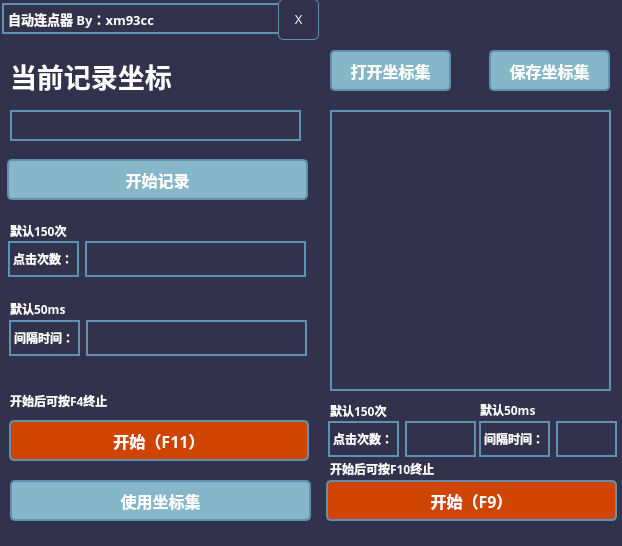
<?xml version="1.0" encoding="UTF-8"?>
<ui version="4.0">
 <class>MainWindow</class>
 <widget class="QMainWindow" name="MainWindow">
  <property name="geometry">
   <rect>
    <x>0</x>
    <y>0</y>
    <width>622</width>
    <height>546</height>
   </rect>
  </property>
  <property name="font">
   <font>
    <family>微软雅黑</family>
    <weight>75</weight>
    <bold>true</bold>
   </font>
  </property>
  <property name="windowTitle">
   <string>自动连点器</string>
  </property>
  <property name="styleSheet">
   <string notr="true">background-color: rgb(51, 50, 77);</string>
  </property>
  <widget class="QWidget" name="centralWidget">
   <widget class="QPushButton" name="recording">
    <property name="geometry">
     <rect>
      <x>7</x>
      <y>159</y>
      <width>301</width>
      <height>41</height>
     </rect>
    </property>
    <property name="font">
     <font>
      <family>微软雅黑</family>
      <pointsize>12</pointsize>
      <weight>75</weight>
      <bold>true</bold>
     </font>
    </property>
    <property name="focusPolicy">
     <enum>Qt::StrongFocus</enum>
    </property>
    <property name="styleSheet">
     <string notr="true">QPushButton#recording
{
background-color:rgb(134,183,200);
border:2px solid #5F92B2;
border-radius:5px;
color:white
}
QPushButton#recording:hover
{
background-color:rgb(0,130,150);
border:2px solid #5F92B2;
border-radius:5px;
color:white;
}
QPushButton#recording:hover:pressed
{
background-color:rgb(85,170,255); 
border:2px solid #3C80B1;
border-radius:5px;
color:white;
}
</string>
    </property>
    <property name="text">
     <string>开始记录</string>
    </property>
   </widget>
   <widget class="QLabel" name="title">
    <property name="geometry">
     <rect>
      <x>2</x>
      <y>3</y>
      <width>311</width>
      <height>31</height>
     </rect>
    </property>
    <property name="font">
     <font>
      <family>微软雅黑</family>
      <pointsize>10</pointsize>
      <weight>75</weight>
      <bold>true</bold>
     </font>
    </property>
    <property name="tabletTracking">
     <bool>false</bool>
    </property>
    <property name="autoFillBackground">
     <bool>false</bool>
    </property>
    <property name="styleSheet">
     <string notr="true">border:2px solid #5F92B2;
color: rgb(255, 255, 255);</string>
    </property>
    <property name="text">
     <string>自动连点器 By：xm93cc</string>
    </property>
    <property name="textFormat">
     <enum>Qt::AutoText</enum>
    </property>
   </widget>
   <widget class="QPushButton" name="exit">
    <property name="geometry">
     <rect>
      <x>278</x>
      <y>-1</y>
      <width>41</width>
      <height>41</height>
     </rect>
    </property>
    <property name="styleSheet">
     <string notr="true">
QPushButton#exit
{
border-image: url(:/res/timg.png);
border:1px solid #5F92B2;
border-radius:5px;
color:white
}
QPushButton#exit:hover
{
border-image: url(:/res/red.png);
color: rgb(170, 0, 0);
border:1px solid #5F92B2;
border-radius:5px;
color:white;
}
QPushButton#exit:hover:pressed
{
border-image: url(:/res/timg.png);
border:1px solid #3C80B1;
border-radius:5px;
color:white;
}
</string>
    </property>
    <property name="text">
     <string>X</string>
    </property>
   </widget>
   <widget class="QLabel" name="textinfo">
    <property name="geometry">
     <rect>
      <x>10</x>
      <y>50</y>
      <width>291</width>
      <height>51</height>
     </rect>
    </property>
    <property name="font">
     <font>
      <family>微软雅黑</family>
      <pointsize>20</pointsize>
      <weight>75</weight>
      <bold>true</bold>
     </font>
    </property>
    <property name="styleSheet">
     <string notr="true">color: rgb(255, 255, 255);</string>
    </property>
    <property name="text">
     <string>当前记录坐标</string>
    </property>
   </widget>
   <widget class="QPushButton" name="execPoint">
    <property name="geometry">
     <rect>
      <x>9</x>
      <y>420</y>
      <width>300</width>
      <height>41</height>
     </rect>
    </property>
    <property name="font">
     <font>
      <family>微软雅黑</family>
      <pointsize>12</pointsize>
      <weight>75</weight>
      <bold>true</bold>
     </font>
    </property>
    <property name="focusPolicy">
     <enum>Qt::StrongFocus</enum>
    </property>
    <property name="styleSheet">
     <string notr="true">QPushButton#execPoint
{
background-color:rgb(207, 69, 0);
	color: rgb(236, 78, 0);
border:2px solid #5F92B2;
border-radius:5px;
color:white
}
QPushButton#execPoint:hover
{
background-color:rgb(0,130,150);
border:2px solid #5F92B2;
border-radius:5px;
color:white;
}
QPushButton#execPoint:hover:pressed
{
background-color:rgb(85,170,255); 
border:2px solid #3C80B1;
border-radius:5px;
color:white;
}
</string>
    </property>
    <property name="text">
     <string>开始（F11）</string>
    </property>
   </widget>
   <widget class="QLineEdit" name="time">
    <property name="geometry">
     <rect>
      <x>86</x>
      <y>320</y>
      <width>221</width>
      <height>36</height>
     </rect>
    </property>
    <property name="font">
     <font>
      <family>微软雅黑</family>
      <pointsize>12</pointsize>
      <weight>75</weight>
      <bold>true</bold>
     </font>
    </property>
    <property name="styleSheet">
     <string notr="true">border:2px solid #5F92B2;
color: rgb(255, 255, 255);</string>
    </property>
   </widget>
   <widget class="QLineEdit" name="count">
    <property name="geometry">
     <rect>
      <x>85</x>
      <y>241</y>
      <width>221</width>
      <height>36</height>
     </rect>
    </property>
    <property name="font">
     <font>
      <family>微软雅黑</family>
      <pointsize>12</pointsize>
      <weight>75</weight>
      <bold>true</bold>
     </font>
    </property>
    <property name="styleSheet">
     <string notr="true">border:2px solid #5F92B2;
color: rgb(255, 255, 255);</string>
    </property>
   </widget>
   <widget class="QLabel" name="label_3">
    <property name="geometry">
     <rect>
      <x>9</x>
      <y>320</y>
      <width>71</width>
      <height>36</height>
     </rect>
    </property>
    <property name="font">
     <font>
      <family>微软雅黑</family>
      <weight>75</weight>
      <bold>true</bold>
     </font>
    </property>
    <property name="styleSheet">
     <string notr="true">border:2px solid #5F92B2;
color: rgb(255, 255, 255);</string>
    </property>
    <property name="text">
     <string>间隔时间：</string>
    </property>
   </widget>
   <widget class="QLabel" name="label_2">
    <property name="geometry">
     <rect>
      <x>8</x>
      <y>241</y>
      <width>71</width>
      <height>36</height>
     </rect>
    </property>
    <property name="font">
     <font>
      <family>微软雅黑</family>
      <weight>75</weight>
      <bold>true</bold>
     </font>
    </property>
    <property name="styleSheet">
     <string notr="true">border:2px solid #5F92B2;
color: rgb(255, 255, 255);</string>
    </property>
    <property name="text">
     <string>点击次数：</string>
    </property>
   </widget>
   <widget class="QLabel" name="label_4">
    <property name="geometry">
     <rect>
      <x>10</x>
      <y>220</y>
      <width>61</width>
      <height>21</height>
     </rect>
    </property>
    <property name="font">
     <font>
      <family>微软雅黑</family>
      <weight>75</weight>
      <bold>true</bold>
     </font>
    </property>
    <property name="styleSheet">
     <string notr="true">color: rgb(255, 255, 255);</string>
    </property>
    <property name="text">
     <string>默认150次</string>
    </property>
   </widget>
   <widget class="QLabel" name="label_5">
    <property name="geometry">
     <rect>
      <x>10</x>
      <y>298</y>
      <width>61</width>
      <height>21</height>
     </rect>
    </property>
    <property name="font">
     <font>
      <family>微软雅黑</family>
      <weight>75</weight>
      <bold>true</bold>
     </font>
    </property>
    <property name="styleSheet">
     <string notr="true">color: rgb(255, 255, 255);</string>
    </property>
    <property name="text">
     <string>默认50ms</string>
    </property>
   </widget>
   <widget class="QLabel" name="label_6">
    <property name="geometry">
     <rect>
      <x>10</x>
      <y>390</y>
      <width>261</width>
      <height>21</height>
     </rect>
    </property>
    <property name="font">
     <font>
      <family>微软雅黑</family>
      <weight>75</weight>
      <bold>true</bold>
     </font>
    </property>
    <property name="styleSheet">
     <string notr="true">color: rgb(255, 255, 255);</string>
    </property>
    <property name="text">
     <string>开始后可按F4终止</string>
    </property>
   </widget>
   <widget class="QPushButton" name="maxWindow">
    <property name="geometry">
     <rect>
      <x>10</x>
      <y>480</y>
      <width>301</width>
      <height>41</height>
     </rect>
    </property>
    <property name="font">
     <font>
      <family>微软雅黑</family>
      <pointsize>12</pointsize>
      <weight>75</weight>
      <bold>true</bold>
     </font>
    </property>
    <property name="focusPolicy">
     <enum>Qt::StrongFocus</enum>
    </property>
    <property name="styleSheet">
     <string notr="true">QPushButton#maxWindow
{
background-color:rgb(134,183,200);
border:2px solid #5F92B2;
border-radius:5px;
color:white
}
QPushButton#maxWindow:hover
{
background-color:rgb(0,130,150);
border:2px solid #5F92B2;
border-radius:5px;
color:white;
}
QPushButton#maxWindow:hover:pressed
{
background-color:rgb(85,170,255); 
border:2px solid #3C80B1;
border-radius:5px;
color:white;
}
</string>
    </property>
    <property name="text">
     <string>使用坐标集</string>
    </property>
   </widget>
   <widget class="QPlainTextEdit" name="pointEdit">
    <property name="geometry">
     <rect>
      <x>330</x>
      <y>110</y>
      <width>281</width>
      <height>281</height>
     </rect>
    </property>
    <property name="font">
     <font>
      <family>微软雅黑</family>
      <pointsize>16</pointsize>
      <weight>75</weight>
      <bold>true</bold>
     </font>
    </property>
    <property name="styleSheet">
     <string notr="true">color: rgb(255, 255, 255);
border:2px solid #5F92B2;</string>
    </property>
   </widget>
   <widget class="QLineEdit" name="local">
    <property name="geometry">
     <rect>
      <x>10</x>
      <y>110</y>
      <width>291</width>
      <height>31</height>
     </rect>
    </property>
    <property name="font">
     <font>
      <family>微软雅黑</family>
      <pointsize>14</pointsize>
      <weight>75</weight>
      <bold>true</bold>
     </font>
    </property>
    <property name="styleSheet">
     <string notr="true">color: rgb(255, 255, 255);
border:2px solid #5F92B2;</string>
    </property>
   </widget>
   <widget class="QPushButton" name="openFileWindow">
    <property name="geometry">
     <rect>
      <x>330</x>
      <y>50</y>
      <width>121</width>
      <height>41</height>
     </rect>
    </property>
    <property name="font">
     <font>
      <family>微软雅黑</family>
      <pointsize>12</pointsize>
      <weight>75</weight>
      <bold>true</bold>
     </font>
    </property>
    <property name="focusPolicy">
     <enum>Qt::StrongFocus</enum>
    </property>
    <property name="styleSheet">
     <string notr="true">QPushButton#openFileWindow
{
background-color:rgb(134,183,200);
border:2px solid #5F92B2;
border-radius:5px;
color:white
}
QPushButton#savePoint:openFileWindow
{
background-color:rgb(0,130,150);
border:2px solid #5F92B2;
border-radius:5px;
color:white;
}
QPushButton#openFileWindow:hover:pressed
{
background-color:rgb(85,170,255); 
border:2px solid #3C80B1;
border-radius:5px;
color:white;
}
</string>
    </property>
    <property name="text">
     <string>打开坐标集</string>
    </property>
   </widget>
   <widget class="QPushButton" name="savePoint">
    <property name="geometry">
     <rect>
      <x>489</x>
      <y>50</y>
      <width>121</width>
      <height>41</height>
     </rect>
    </property>
    <property name="font">
     <font>
      <family>微软雅黑</family>
      <pointsize>12</pointsize>
      <weight>75</weight>
      <bold>true</bold>
     </font>
    </property>
    <property name="focusPolicy">
     <enum>Qt::StrongFocus</enum>
    </property>
    <property name="styleSheet">
     <string notr="true">QPushButton#savePoint
{
background-color:rgb(134,183,200);
border:2px solid #5F92B2;
border-radius:5px;
color:white
}
QPushButton#savePoint:hover
{
background-color:rgb(0,130,150);
border:2px solid #5F92B2;
border-radius:5px;
color:white;
}
QPushButton#savePoint:hover:pressed
{
background-color:rgb(85,170,255); 
border:2px solid #3C80B1;
border-radius:5px;
color:white;
}
</string>
    </property>
    <property name="text">
     <string>保存坐标集</string>
    </property>
   </widget>
   <widget class="QPushButton" name="execPoints">
    <property name="geometry">
     <rect>
      <x>326</x>
      <y>480</y>
      <width>291</width>
      <height>41</height>
     </rect>
    </property>
    <property name="font">
     <font>
      <family>微软雅黑</family>
      <pointsize>12</pointsize>
      <weight>75</weight>
      <bold>true</bold>
     </font>
    </property>
    <property name="focusPolicy">
     <enum>Qt::StrongFocus</enum>
    </property>
    <property name="styleSheet">
     <string notr="true">QPushButton#execPoints
{
background-color:rgb(207, 69, 0);
border:2px solid #5F92B2;
border-radius:5px;
color:white
}
QPushButton#savePoint:execPoints
{
background-color:rgb(0,130,150);
border:2px solid #5F92B2;
border-radius:5px;
color:white;
}
QPushButton#execPoints:hover:pressed
{
background-color:rgb(85,170,255); 
border:2px solid #3C80B1;
border-radius:5px;
color:white;
}
</string>
    </property>
    <property name="text">
     <string>开始（F9）</string>
    </property>
   </widget>
   <widget class="QLabel" name="label_7">
    <property name="geometry">
     <rect>
      <x>330</x>
      <y>400</y>
      <width>61</width>
      <height>21</height>
     </rect>
    </property>
    <property name="font">
     <font>
      <family>微软雅黑</family>
      <weight>75</weight>
      <bold>true</bold>
     </font>
    </property>
    <property name="styleSheet">
     <string notr="true">color: rgb(255, 255, 255);</string>
    </property>
    <property name="text">
     <string>默认150次</string>
    </property>
   </widget>
   <widget class="QLabel" name="label_8">
    <property name="geometry">
     <rect>
      <x>328</x>
      <y>421</y>
      <width>71</width>
      <height>36</height>
     </rect>
    </property>
    <property name="font">
     <font>
      <family>微软雅黑</family>
      <weight>75</weight>
      <bold>true</bold>
     </font>
    </property>
    <property name="styleSheet">
     <string notr="true">border:2px solid #5F92B2;
color: rgb(255, 255, 255);</string>
    </property>
    <property name="text">
     <string>点击次数：</string>
    </property>
   </widget>
   <widget class="QLineEdit" name="pointCount">
    <property name="geometry">
     <rect>
      <x>405</x>
      <y>421</y>
      <width>71</width>
      <height>36</height>
     </rect>
    </property>
    <property name="font">
     <font>
      <family>微软雅黑</family>
      <pointsize>12</pointsize>
      <weight>75</weight>
      <bold>true</bold>
     </font>
    </property>
    <property name="styleSheet">
     <string notr="true">border:2px solid #5F92B2;
color: rgb(255, 255, 255);</string>
    </property>
   </widget>
   <widget class="QLineEdit" name="poinTime">
    <property name="geometry">
     <rect>
      <x>556</x>
      <y>421</y>
      <width>61</width>
      <height>36</height>
     </rect>
    </property>
    <property name="font">
     <font>
      <family>微软雅黑</family>
      <pointsize>12</pointsize>
      <weight>75</weight>
      <bold>true</bold>
     </font>
    </property>
    <property name="styleSheet">
     <string notr="true">border:2px solid #5F92B2;
color: rgb(255, 255, 255);</string>
    </property>
   </widget>
   <widget class="QLabel" name="label_9">
    <property name="geometry">
     <rect>
      <x>480</x>
      <y>399</y>
      <width>61</width>
      <height>21</height>
     </rect>
    </property>
    <property name="font">
     <font>
      <family>微软雅黑</family>
      <weight>75</weight>
      <bold>true</bold>
     </font>
    </property>
    <property name="styleSheet">
     <string notr="true">color: rgb(255, 255, 255);</string>
    </property>
    <property name="text">
     <string>默认50ms</string>
    </property>
   </widget>
   <widget class="QLabel" name="label_10">
    <property name="geometry">
     <rect>
      <x>479</x>
      <y>421</y>
      <width>71</width>
      <height>36</height>
     </rect>
    </property>
    <property name="font">
     <font>
      <family>微软雅黑</family>
      <weight>75</weight>
      <bold>true</bold>
     </font>
    </property>
    <property name="styleSheet">
     <string notr="true">border:2px solid #5F92B2;
color: rgb(255, 255, 255);</string>
    </property>
    <property name="text">
     <string>间隔时间：</string>
    </property>
   </widget>
   <widget class="QLabel" name="label_11">
    <property name="geometry">
     <rect>
      <x>330</x>
      <y>458</y>
      <width>261</width>
      <height>21</height>
     </rect>
    </property>
    <property name="font">
     <font>
      <family>微软雅黑</family>
      <weight>75</weight>
      <bold>true</bold>
     </font>
    </property>
    <property name="styleSheet">
     <string notr="true">color: rgb(255, 255, 255);</string>
    </property>
    <property name="text">
     <string>开始后可按F10终止</string>
    </property>
   </widget>
  </widget>
  <widget class="QStatusBar" name="statusBar"/>
 </widget>
 <layoutdefault spacing="6" margin="11"/>
 <resources/>
 <connections/>
</ui>
